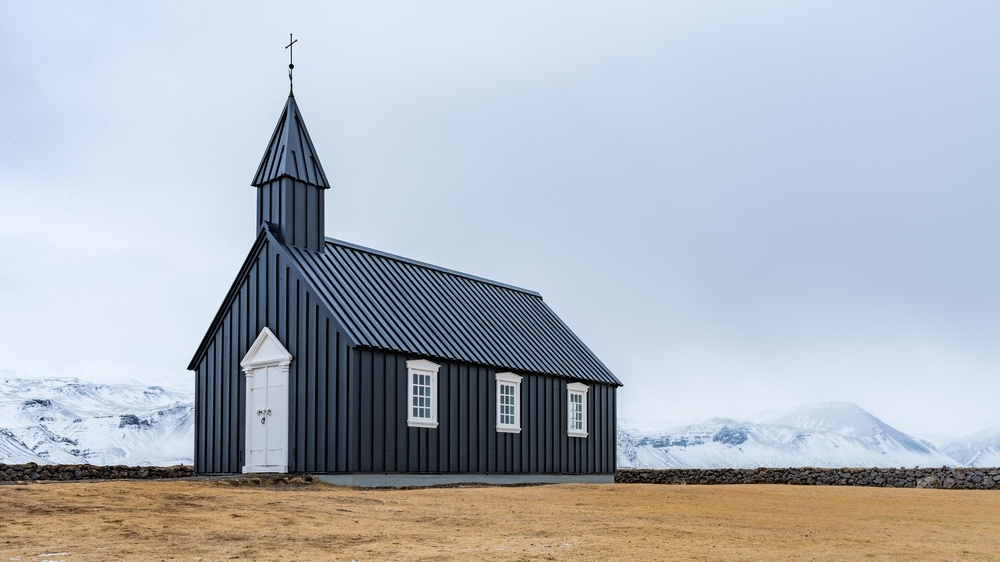
#> input picture image/church.jpg, 1000 x 562 px, shrunk from 1920 x 1080 before the run
$ python image-sharpening.py   (older library calls are emulated)
#> lines starting #> are read from the running program, lines starting #| are printed output that depends on the picture
# -*- coding:utf8 -*-
import cv2
import numpy as np
import matplotlib.pyplot as plt

# 读取图像
img = cv2.imread('../image/church.jpg')
#> img is the input picture: shape (562, 1000, 3); mean B, G, R 189.8, 181.8, 175.1
lenna_img = cv2.cvtColor(img, cv2.COLOR_BGR2RGB)

# 灰度化处理图像
grayImage = cv2.cvtColor(img, cv2.COLOR_BGR2GRAY)
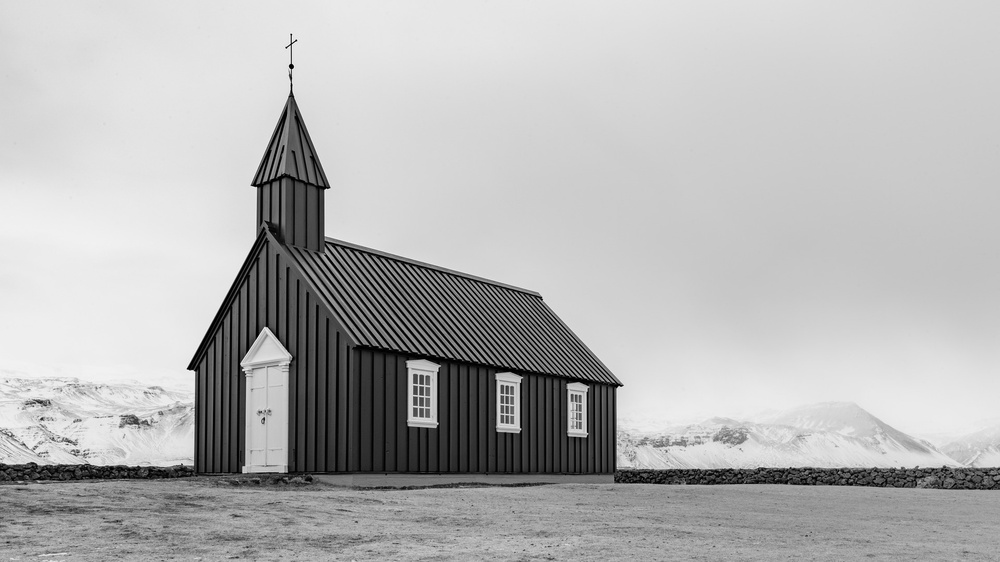
#> grayImage: shape (562, 1000); min 0, max 252, mean 180.7

# 拉普拉斯算法
dst = cv2.Laplacian(grayImage, cv2.CV_16S, ksize=3)
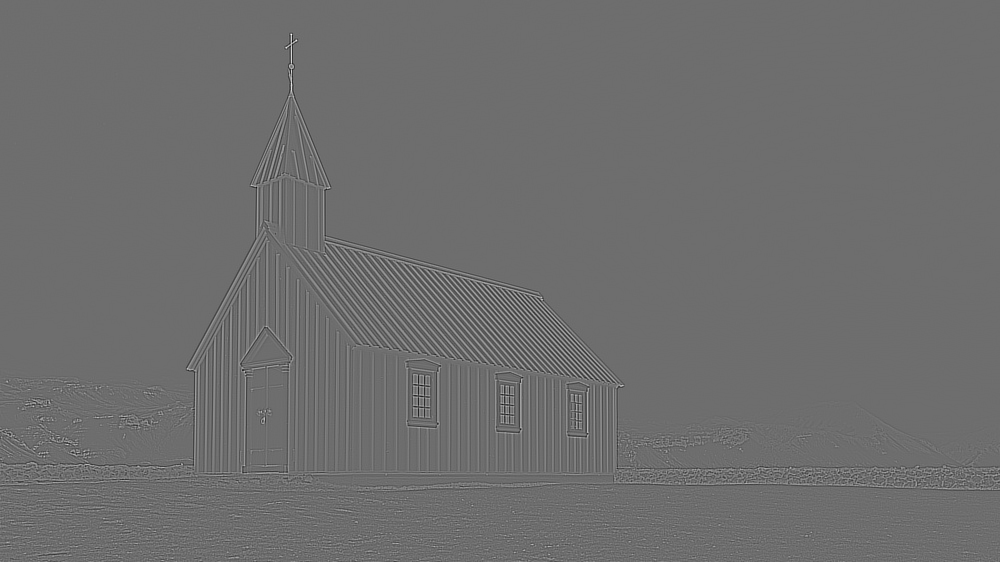
#> dst: shape (562, 1000) int16; min -1240, max 1632, mean 0; drawn with min black and max white
Laplacian = cv2.convertScaleAbs(dst)
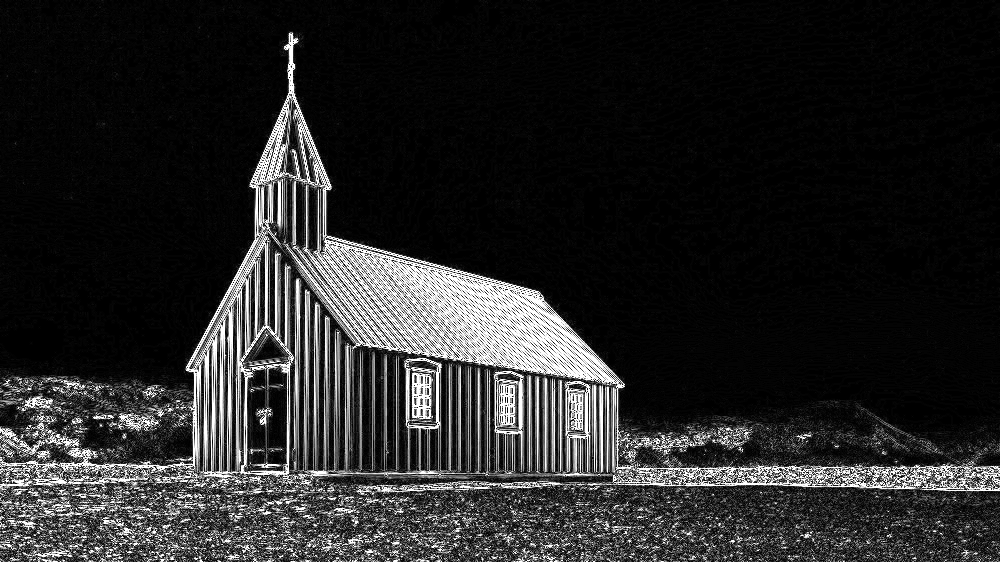
#> Laplacian: shape (562, 1000); min 0, max 255, mean 39.1

# 用来正常显示中文标签
plt.rcParams['font.sans-serif'] = ['SimHei']

# 显示图形
titles = [u'原始图像', u'Laplacian算子']
images = [lenna_img, Laplacian]
for i in range(2):
    plt.subplot(1, 2, i + 1), plt.imshow(images[i], 'gray')
    plt.title(titles[i])
    plt.xticks([]), plt.yticks([])
plt.show()
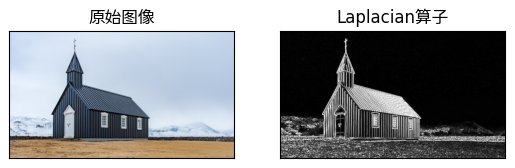
#> figure drawn by matplotlib, 2 panels

$ run again, with image/estate.jpg copied over image/church.jpg
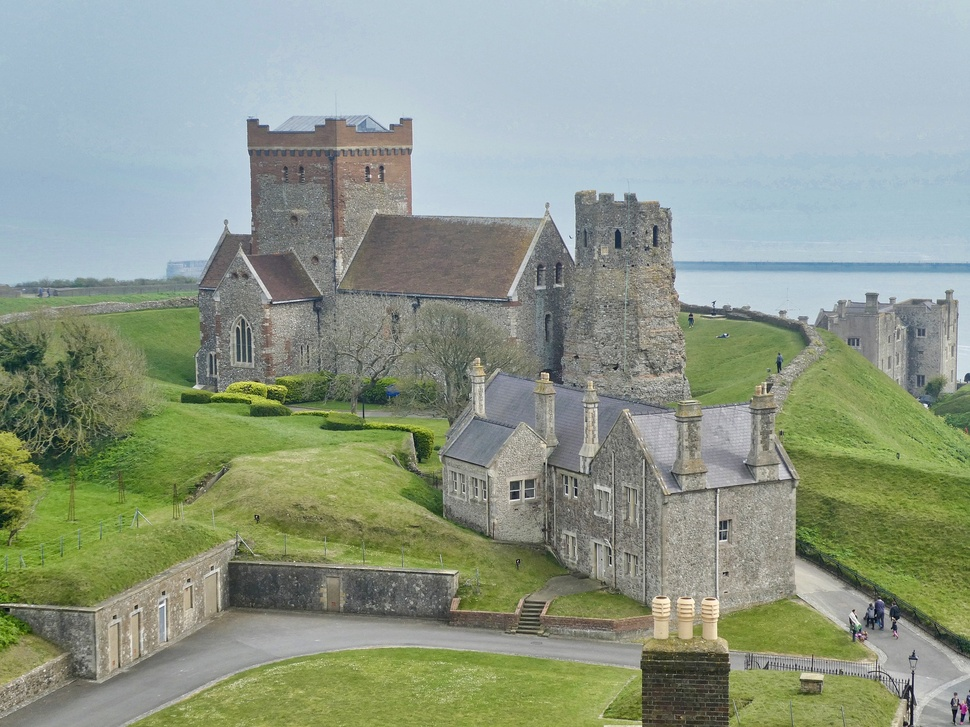
#> input picture image/estate.jpg, 970 x 727 px, shrunk from 1920 x 1440 before the run
#> img is the input picture: shape (727, 970, 3); mean B, G, R 138.4, 154.8, 143.5
#> `Laplacian = cv2.convertScaleAbs(dst)`:
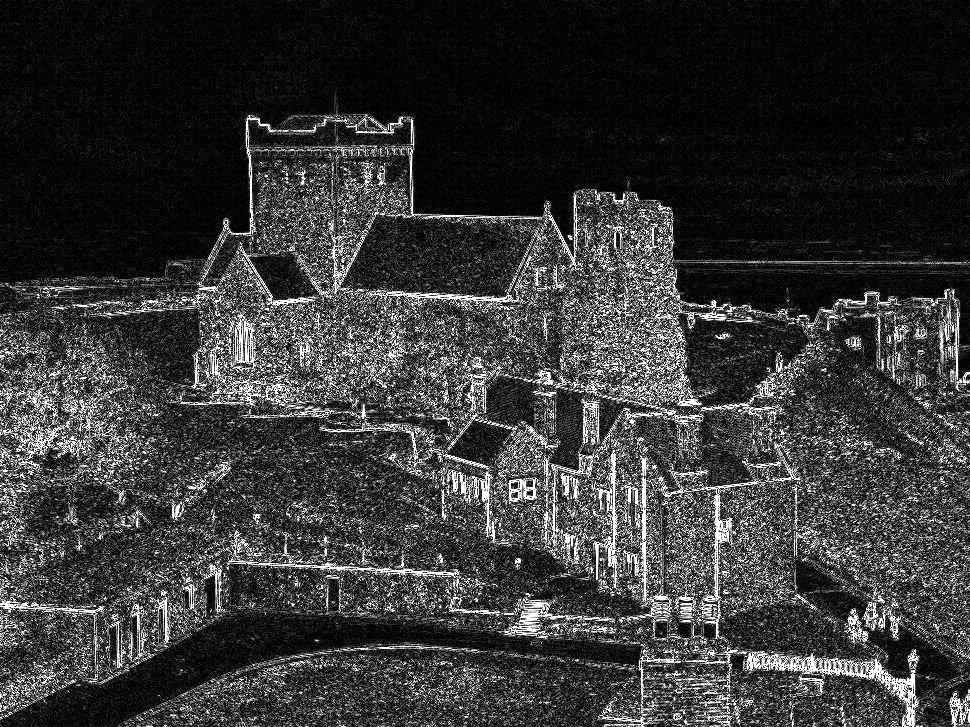
#> Laplacian: shape (727, 970); min 0, max 255, mean 55.1
#> `plt.show()`:
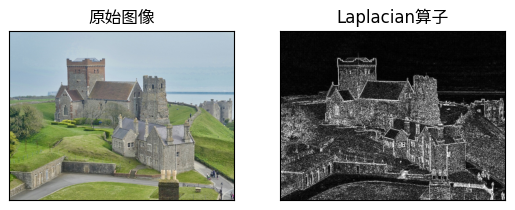
#> figure drawn by matplotlib, 2 panels
